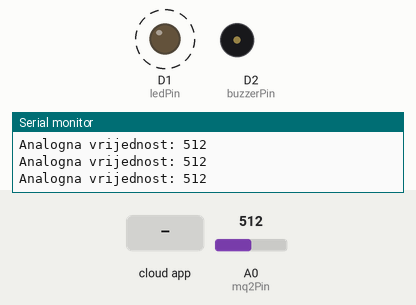
The sketch below on a simulated ESP8266 (NodeMCU). Parts: output pins drawn as LEDs (lit = HIGH), buzzer (waves = sounding), the last lines printed to the serial monitor. Dashed ring = blinking. The test bench sets the inputs (shaded band); at power-on: A0 (mq2Pin) = 512. WiFi joins after 1.5 s; servers stay silent unless stated; network time is answered at once with the bench clock; the local clock reads 2024-03-15 10:24:30 at power-on unless the sketch sets it; the Firebase database answers and starts empty.

Above: at 2.7 s.
2.8 s: A0 (mq2Pin) set to 458
4.5 s: A0 (mq2Pin) set to 438
At 5.9 s:
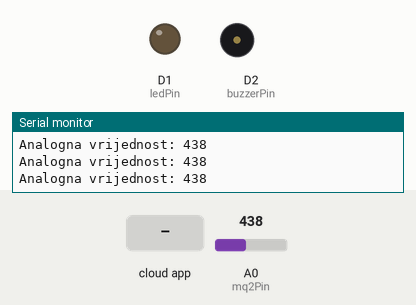
6.3 s: the phone or cloud app sets Aktivan to 1
At 6.8 s:
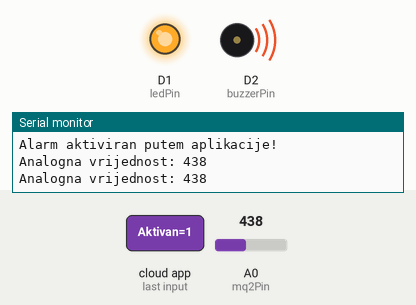
Timing chart, 0 to 13.9 s (numbered marks = the images above; inputs shaded):
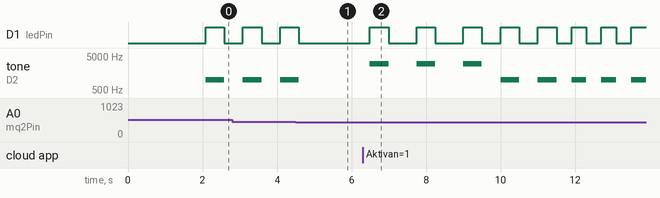

Measured:
- the behaviour switches between 451 and 450 on A0 (mq2Pin) (found by bisection; images 0 and 1)
- after the input at 4.5 s, D1 (ledPin): goes on until 4.6 s, then stays LOW; tone on D2 (buzzerPin): goes on until 4.6 s, then stays silent

The sketch:

ardunio.ino
```cpp
#include <ESP8266WiFi.h>
#include <FirebaseESP8266.h>
#include <NTPClient.h>
#include <WiFiUdp.h>

const int mq2Pin = A0;
const int ledPin = D1;
const int buzzerPin = D2;

const char* WIFI_SSID = "";
const char* WIFI_PASSWORD = "";

#define FIREBASE_HOST ""
#define FIREBASE_AUTH ""

FirebaseData firebaseData;
FirebaseAuth auth;
FirebaseConfig config;

WiFiUDP ntpUDP;
NTPClient timeClient(ntpUDP, "pool.ntp.org", 3600, 60000);

bool alarmActive = false;
unsigned long alarmStartTime = 0;
bool alarmFromApp = false;

int sosStep = 0;
unsigned long sosLastTime = 0;
bool ledState = false;

void setup() {
  Serial.begin(9600);
  WiFi.begin(WIFI_SSID, WIFI_PASSWORD);
  Serial.print("Povezivanje na WiFi...");
  while (WiFi.status() != WL_CONNECTED) {
    Serial.print(".");
    delay(500);
  }
  Serial.println("\nPovezano na WiFi!");

  config.host = FIREBASE_HOST;
  config.signer.tokens.legacy_token = FIREBASE_AUTH;
  Firebase.begin(&config, &auth);
  Firebase.reconnectWiFi(true);

  timeClient.begin();
  timeClient.update();

  pinMode(ledPin, OUTPUT);
  pinMode(buzzerPin, OUTPUT);

  Serial.println("Firebase povezan!");
}

String getFormattedDate() {
  time_t epochTime = timeClient.getEpochTime();
  struct tm *ptm = gmtime((time_t *)&epochTime);

  int year = ptm->tm_year + 1900;
  int month = ptm->tm_mon + 1;
  int day = ptm->tm_mday;

  char buffer[11];
  sprintf(buffer, "%04d-%02d-%02d", year, month, day);
  return String(buffer);
}

void sosSignalStep() {
  const int pattern[] = {
    300, 300, 300, 300, 300, 300,
    600, 300, 600, 300, 600, 300,
    300, 300, 300, 300, 300, 300
  };
  const int patternLength = sizeof(pattern) / sizeof(pattern[0]);

  unsigned long currentTime = millis();
  if (currentTime - sosLastTime >= pattern[sosStep]) {
    sosLastTime = currentTime;
    if (sosStep % 2 == 0) {
      digitalWrite(ledPin, HIGH);
      tone(buzzerPin, sosStep < 6 || sosStep >= 12 ? 1000 : 3000);
    } else {
      digitalWrite(ledPin, LOW);
      noTone(buzzerPin);
    }
    sosStep = (sosStep + 1) % patternLength;
  }
}

void loop() {
  int sensorValue = analogRead(mq2Pin);
  Serial.print("Analogna vrijednost: ");
  Serial.println(sensorValue);

  if (alarmActive) {
  sosSignalStep();
    if (alarmFromApp && millis() - alarmStartTime > 5000) {
      if (Firebase.getBool(firebaseData, "/Alarm/Aktivan") && !firebaseData.boolData()) {
        alarmActive = false;
        alarmFromApp = false;
        noTone(buzzerPin);
        digitalWrite(ledPin, LOW);
        Serial.println("Alarm isključen (putem aplikacije)");
      }
    }
  }

  if (Firebase.getBool(firebaseData, "/Alarm/Aktivan")) {
    bool alarmState = firebaseData.boolData();
    if (alarmState && !alarmActive) {
      alarmActive = true;
      alarmFromApp = true;
      alarmStartTime = millis();
      Serial.println("Alarm aktiviran putem aplikacije!");
    }
  }

  if (sensorValue > 450 && !alarmActive) {
    alarmActive = true;
    alarmFromApp = false;
    alarmStartTime = millis();

    timeClient.update();
    String formattedTime = timeClient.getFormattedTime();
    String formattedDate = getFormattedDate();

    if (Firebase.setBool(firebaseData, "/Alarm/Aktivan", true)) {
      Serial.println("Alarm aktiviran u Firebase!");
    } else {
      Serial.println("Greška pri aktiviranju alarma u Firebase");
    }

    String prostorija = "AMF3";
    String logMessage = formattedDate + " " + formattedTime + " - Plin detektovan - Prostorija: " + prostorija;

    String path = "/Alarm/Log";
    if (Firebase.pushString(firebaseData, path, logMessage)) {
      Serial.println("Log je dodat u Firebase!");
    } else {
      Serial.println("Greška pri dodavanju loga u Firebase!");
    }
  }

  if (alarmActive && sensorValue <= 450 && !alarmFromApp) {
    alarmActive = false;
    noTone(buzzerPin);
    digitalWrite(ledPin, LOW);
    Firebase.setBool(firebaseData, "/Alarm/Aktivan", false);
    Serial.println("Alarm isključen (MQ-2)");
  }

  delay(100);
}
```
